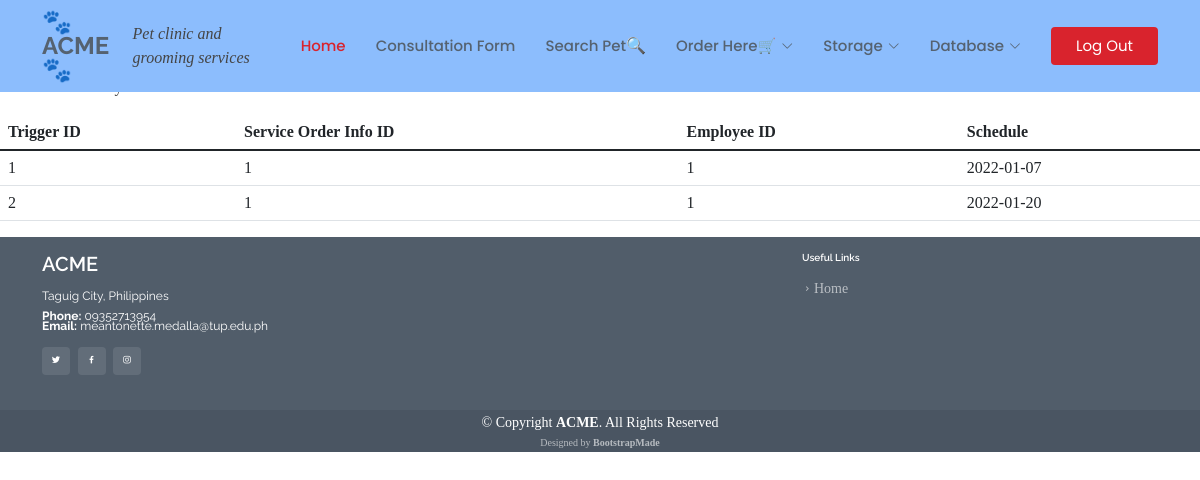
The page /ordertrigger.php (signed in) on the database its author committed.
### tables this page shows
CREATE TABLE `transac_trigger` (
  `Trigger_id` int(11) NOT NULL AUTO_INCREMENT,
  `servordinfoID` int(11) NOT NULL,
  `employID` int(11) NOT NULL,
  `sched` date NOT NULL,
  PRIMARY KEY (`Trigger_id`)
);

### ordertrigger.php (the view, shortened to what this page needs)
<?php
include ("includes/header.php");
include ("includes/config.php");
include ("includes/bootstrap.php");
?>
<h6> Consultation Triggers </h6>
<div class="panel-body table-responsive">
<table class="table">
    <thead>
       <tr>
       <th>Trigger ID</th>
       <th>Service Order Info ID</th>
        <th>Employee ID</th>
        <th>Schedule</th>
        </tr>
     </thead>
     <tbody>
<?php
if (!isset($_SESSION['EmployeeID'])){
  require("includes/login_functions.inc.php");
 echo "<script>alert('please log in to view orders trigger');document.location='login.php'</script>";
}
else {
$sql = "SELECT * FROM transac_trigger";
$result = mysqli_query( $conn,$sql );
$num_rows = mysqli_num_rows( $result );
echo "There are currently $num_rows rows in the table<P>";
echo "<tr>\n";
  while ($row = mysqli_fetch_assoc($result)) {
   echo "<td>".$row['Trigger_id']."</td>";
   echo "<td>".$row['servordinfoID']."</td>";
   echo "<td>".$row['employID']."</td>";
   echo "<td>".$row['sched']."</td>";
    echo "</tr>\n";
    }
}
 ?>
   </tbody>
</table>
</div>
<?php
include("includes/footer.php");
?>

### assets/css/style.css (style rules this page uses)
body { font-family: "Times New Roman", sans-serif; color: #444444; }
h1, h2, h3, h4, h5, h6 { font-family: "Raleway", sans-serif; }

### rows shown on the page
transac_trigger: Trigger_id "1", servordinfoID "1", employID "1", sched "2022-01-07"
transac_trigger: Trigger_id "2", servordinfoID "1", employID "1", sched "2022-01-20"
